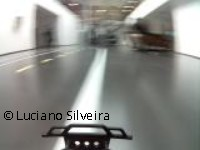
#> input picture project/images/center_sample01.jpg, 200 x 150 px
$ python -i general.py   (imports and definitions only)   (older library calls are emulated)
#> lines starting #> are read from the running program, lines starting #| are printed output that depends on the picture; after the words box and inside, x2 and y2 are one past the last pixel; in counts of white or black regions, pixels touching at a corner belong together
#> further down, picture is the input picture: shape (150, 200, 3); mean B, G, R 136.5, 140.6, 140.2
'''
Generic functions
'''

import os
import cv2
import numpy as np
import random
import math
import json

from matplotlib import pyplot as plt

#helper function to show several images
# [10 lines left out: function show_imgs, not called in this run]

def duplicate_image(img):
    '''
    Duplicates an image
    '''
    return np.copy(img)

# [7 lines left out: function add_text_to_image, not called in this run]

def get_median_blur(gray_frame):
    return cv2.medianBlur(gray_frame, 5)

# Flip image

# [44 lines left out: functions flip_image, crop_image, image_augment_brightness, image_resize, normalize_image, not called in this run]

def grayscale(img):
    '''
    Applies the Grayscale transform
    '''
    return cv2.cvtColor(img, cv2.COLOR_BGR2GRAY)

# [18 lines left out: functions show_image, compare_images, not called in this run]
    #plt.subplots_adjust(left=0., right=1, top=0.9, bottom=0.)

def resize_image(img, height, weigth):
    return cv2.resize(img, (height, weigth), interpolation=cv2.INTER_AREA)

# [61 lines left out: functions save_image, region_of_interest, draw_lines, draw_lane_lines2, draw_lane_lines, not called in this run]

def remove_noise(image, kernel_size):
    return cv2.GaussianBlur(image, (kernel_size, kernel_size), 0)

# [135 lines left out: functions hough_lines2, get_coef, get_distance, get_line_median, slope, separate_lines and 6 more, not called in this run]

def thresholds(image,
               s_thresh=(80, 255), # 30, 255
               sx_thresh=(20, 150),
               sy_thresh = (20, 255),
               abs_thresh=(0.9, 1.1), # (0, np.pi/2)
               mag_thresh=(0.9, 1.1), # did not work
               v_thresh=(165,255) # (110,255)
              ):
    '''
    filter different thresholds
    '''
#> called with s_thresh = (80, 255), sx_thresh = (20, 150), sy_thresh = (20, 255), abs_thresh = (0.9, 1.1), mag_thresh = (0.9, 1.1), v_thresh = (165, 255)
    img = duplicate_image(image)

    # Convert to HLS color space and separate the S channel
    hls = cv2.cvtColor(img, cv2.COLOR_BGR2HLS).astype(np.float)
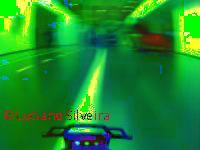
#> hls: shape (150, 200, 3) float64; mean B, G, R 43, 139.2, 26.7
    s_channel = hls[:,:,2]
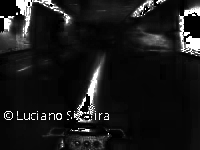
#> s_channel: shape (150, 200) float64; min 0, max 255, mean 26.7
    s_binary = np.zeros_like(s_channel)
    s_binary[(s_channel >= s_thresh[0]) & (s_channel <= s_thresh[1])] = 1

    # Convert to HSV color space and separate the V channel
    hsv = cv2.cvtColor(img, cv2.COLOR_BGR2HSV).astype(np.float)
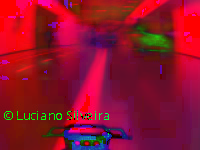
#> hsv: shape (150, 200, 3) float64; mean B, G, R 43.1, 17.7, 142.5
    v_channel = hsv[:,:,2]
    v_binary = np.zeros_like(v_channel)
    v_binary[(v_channel >= v_thresh[0]) & (v_channel <= v_thresh[1])] = 1

    # Sobel Threshold x gradient
    gray = grayscale(image)
    sobelx = cv2.Sobel(gray, cv2.CV_64F, 1, 0) # Take the derivative in x
    abs_sobelx = np.absolute(sobelx) # Absolute x derivative to accentuate lines away from horizontal
    scaled_sobel = np.uint8(255*abs_sobelx/np.max(abs_sobelx))
    sx_binary = np.zeros_like(scaled_sobel)
    sx_binary[(scaled_sobel >= sx_thresh[0]) & (scaled_sobel <= sx_thresh[1])] = 1

    # Sobel Threshold y gradient
    sobely = cv2.Sobel(gray, cv2.CV_64F, 0, 1)
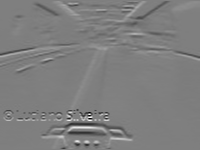
#> sobely: shape (150, 200) float64; min -1010, max 1011, mean -4.7; drawn with min black and max white
    abs_sobely = np.absolute(sobely)
    scaled_sobel = np.uint8(255*abs_sobely/np.max(abs_sobely))
    sy_binary = np.zeros_like(scaled_sobel)
    sy_binary[(scaled_sobel >= sy_thresh[0]) & (scaled_sobel <= sy_thresh[1])] = 1

    # Gradient magnitude
    gradmag = np.sqrt(sobelx**2+sobely**2)
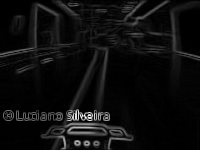
#> gradmag: shape (150, 200) float64; min 0, max 1129.2, mean 64.1; drawn with min black and max white
    scale_factor = np.max(gradmag)/255
#> scale_factor = 4.43
    gradmag = (gradmag/scale_factor).astype(np.uint8)
    mag_binary = np.zeros_like(gradmag)
    mag_binary[(gradmag >= mag_thresh[0]) & (gradmag <= mag_thresh[1])] = 1

    # absolute value of the gradient direction
    absgraddir = np.arctan2(np.absolute(sobely), np.absolute(sobelx))
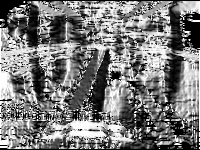
#> absgraddir: shape (150, 200) float64; min 0, max 1.57, mean 0.755; drawn with min black and max white
    dir_binary = np.zeros_like(absgraddir)
    dir_binary[(absgraddir >= abs_thresh[0]) & (absgraddir <= abs_thresh[1])] = 1

    # Combine a binary image of all thresholds
    combined_binary = np.zeros_like(sx_binary)

    ## Pipeline to test separate filters
    #combined_binary[(sy_binary == 1)] = 1
    #combined_binary[(sx_binary == 1)] = 1
    #combined_binary[(sy_binary == 1) & (sx_binary == 1)] = 1
    #combined_binary[(s_binary == 1)] = 1
    #combined_binary[(v_binary == 1)] = 1
    #combined_binary[(v_binary == 1) | (s_binary == 1)] = 1
    #combined_binary[(dir_binary == 1)] = 1
    #combined_binary[((v_binary == 1) | (s_binary == 1)) & (dir_binary == 1)] = 1
    #combined_binary[(s_binary == 1) & (v_binary == 1) | (sx_binary == 1) & (sy_binary == 1)] = 1
    #combined_binary[(s_binary == 1) & (v_binary == 1) | (sx_binary == 1) | (sy_binary == 1)] = 1

    # Working pipelines
    #combined_binary[((s_binary == 1) | (sx_binary == 1)) & ((mag_binary == 1) | (dir_binary == 1))] = 1 # initial
    #combined_binary[((s_binary == 1) | (sx_binary == 1)) & ((v_binary == 1) | (dir_binary == 1))] = 1  # worked fine
    combined_binary[((s_binary == 1) | (sx_binary == 1) | (sy_binary == 1)) & ((v_binary == 1) | (dir_binary == 1))] = 1  # worked fine

    return combined_binary

# [6 lines left out: function warp, not called in this run]

>>> import cv2
>>> picture = cv2.imread('images/center_sample01.jpg')
>>> result = thresholds(picture)
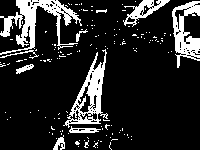
#> result: shape (150, 200); values 0 (black) and 1 (white), 15.7% white; 154 white regions (144 under 20 px), largest, box (x1, y1, x2, y2) and area: (0, 0, 82, 55) 1486, (63, 49, 108, 128) 1107, (172, 1, 200, 68) 926

$ run again, on project/images/center_sample02.jpg
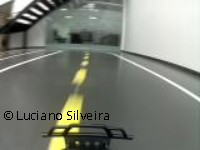
#> input picture project/images/center_sample02.jpg, 200 x 150 px
#> picture is the input picture: shape (150, 200, 3); mean B, G, R 118.9, 128.6, 125.1
#> in thresholds, `gradmag = np.sqrt(sobelx**2+sobely**2)`:
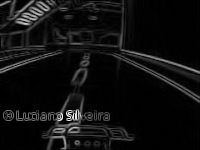
#> gradmag: shape (150, 200) float64; min 0, max 999.2, mean 64; drawn with min black and max white
#> scale_factor = 3.92
#> `result = thresholds(picture)`:
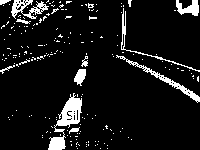
#> result: shape (150, 200); values 0 (black) and 1 (white), 8.8% white; 195 white regions (183 under 20 px), largest, box (x1, y1, x2, y2) and area: (48, 93, 82, 150) 711, (116, 55, 200, 103) 375, (11, 0, 49, 19) 317

$ run again, on project/images/left_sample01.jpg
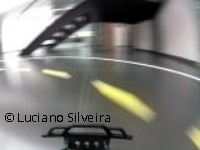
#> input picture project/images/left_sample01.jpg, 200 x 150 px
#> picture is the input picture: shape (150, 200, 3); mean B, G, R 119.8, 124.3, 125.2
#> in thresholds, `gradmag = np.sqrt(sobelx**2+sobely**2)`:
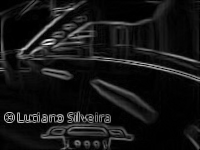
#> gradmag: shape (150, 200) float64; min 0, max 763.4, mean 65.7; drawn with min black and max white
#> scale_factor = 2.99
#> `result = thresholds(picture)`:
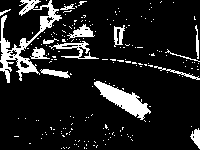
#> result: shape (150, 200); values 0 (black) and 1 (white), 12.7% white; 202 white regions (188 under 20 px), largest, box (x1, y1, x2, y2) and area: (0, 0, 62, 83) 1248, (94, 81, 151, 120) 836, (49, 41, 99, 59) 270

$ run again, on project/images/left_sample02.jpg
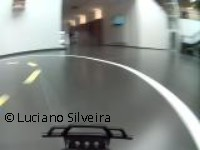
#> input picture project/images/left_sample02.jpg, 200 x 150 px
#> picture is the input picture: shape (150, 200, 3); mean B, G, R 132, 135.8, 131.5
#> scale_factor = 2.54
#> `result = thresholds(picture)`:
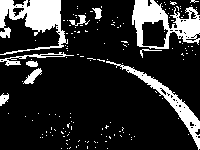
#> result: shape (150, 200); values 0 (black) and 1 (white), 17.6% white; 157 white regions (147 under 20 px), largest, box (x1, y1, x2, y2) and area: (0, 0, 68, 55) 1712, (132, 0, 200, 49) 1585, (106, 61, 200, 150) 1002
